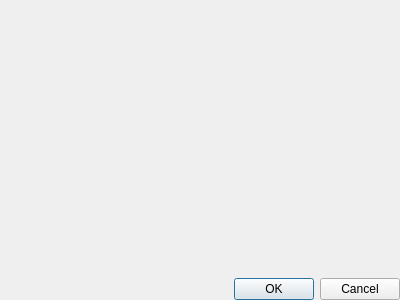
<?xml version="1.0" encoding="UTF-8"?>
<ui version="4.0">
 <class>StringsListSelectionDialog</class>
 <widget class="QDialog" name="StringsListSelectionDialog">
  <property name="geometry">
   <rect>
    <x>0</x>
    <y>0</y>
    <width>400</width>
    <height>300</height>
   </rect>
  </property>
  <property name="windowTitle">
   <string>Setup grid options</string>
  </property>
  <layout class="QVBoxLayout" name="verticalLayout">
   <property name="spacing">
    <number>0</number>
   </property>
   <property name="margin">
    <number>0</number>
   </property>
   <item>
    <widget class="QFrame" name="frame">
     <property name="frameShape">
      <enum>QFrame::NoFrame</enum>
     </property>
     <property name="frameShadow">
      <enum>QFrame::Raised</enum>
     </property>
     <layout class="QVBoxLayout" name="verticalLayout_2">
      <property name="spacing">
       <number>0</number>
      </property>
      <property name="margin">
       <number>0</number>
      </property>
      <item>
       <widget class="tlp::StringsListSelectionWidget" name="stringsListSelectionWidget" native="true"/>
      </item>
     </layout>
    </widget>
   </item>
   <item>
    <widget class="QDialogButtonBox" name="buttonBox">
     <property name="orientation">
      <enum>Qt::Horizontal</enum>
     </property>
     <property name="standardButtons">
      <set>QDialogButtonBox::Cancel|QDialogButtonBox::Ok</set>
     </property>
    </widget>
   </item>
  </layout>
 </widget>
 <customwidgets>
  <customwidget>
   <class>tlp::StringsListSelectionWidget</class>
   <extends>QWidget</extends>
   <header location="global">talipot/StringsListSelectionWidget.h</header>
   <container>1</container>
  </customwidget>
 </customwidgets>
 <resources/>
 <connections>
  <connection>
   <sender>buttonBox</sender>
   <signal>accepted()</signal>
   <receiver>StringsListSelectionDialog</receiver>
   <slot>accept()</slot>
   <hints>
    <hint type="sourcelabel">
     <x>248</x>
     <y>254</y>
    </hint>
    <hint type="destinationlabel">
     <x>157</x>
     <y>274</y>
    </hint>
   </hints>
  </connection>
  <connection>
   <sender>buttonBox</sender>
   <signal>rejected()</signal>
   <receiver>StringsListSelectionDialog</receiver>
   <slot>reject()</slot>
   <hints>
    <hint type="sourcelabel">
     <x>316</x>
     <y>260</y>
    </hint>
    <hint type="destinationlabel">
     <x>286</x>
     <y>274</y>
    </hint>
   </hints>
  </connection>
 </connections>
</ui>
